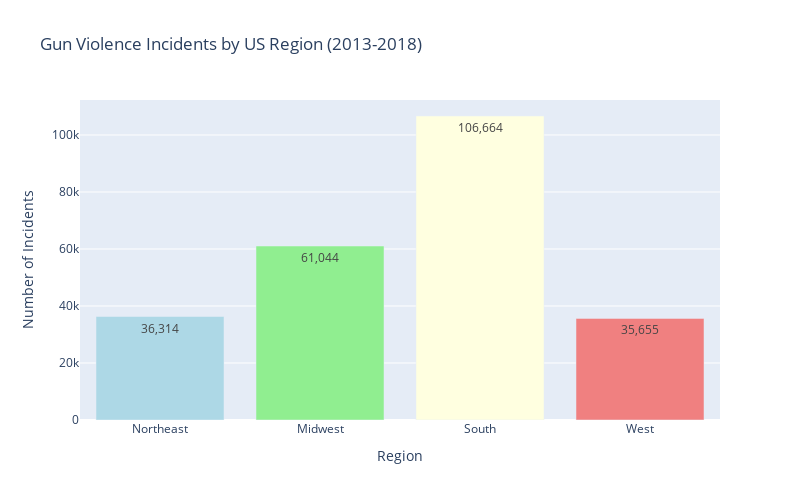

Notebook cell for this chart:
### Code cell
# Create bar chart for incidents by region
region_order = ['Northeast', 'Midwest', 'South', 'West']
region_counts_sorted = region_counts.set_index('region').reindex(region_order)

fig = go.Figure(data=[
    go.Bar(
        x=region_counts_sorted.index,
        y=region_counts_sorted['count'],
        marker_color=['lightblue', 'lightgreen', 'lightyellow', 'lightcoral'],
        text=region_counts_sorted['count'],
        textposition='auto',
        texttemplate='%{text:,}',
        hovertemplate='<b>%{x}</b><br>Incidents: %{y:,}<extra></extra>'
    )
])

fig.update_layout(
    title='Gun Violence Incidents by US Region (2013-2018)',
    xaxis_title='Region',
    yaxis_title='Number of Incidents',
    height=500,
    width=800,
    showlegend=False
)

fig.show()

### Figure 1 — Plotly figure (JSON) as saved in the notebook; plotly's stock layout.template omitted (floating-point values rounded to 4 significant figures)
{"data": [{"hovertemplate": "<b>%{x}</b><br>Incidents: %{y:,}<extra></extra>", "marker": {"color": ["lightblue", "lightgreen", "lightyellow", "lightcoral"]}, "text": [36314, 61044, 106664, 35655], "textposition": "auto", "texttemplate": "%{text:,}", "type": "bar", "x": ["Northeast", "Midwest", "South", "West"], "y": [36314, 61044, 106664, 35655]}], "layout": {"height": 500, "showlegend": false, "title": {"text": "Gun Violence Incidents by US Region (2013-2018)"}, "width": 800, "xaxis": {"title": {"text": "Region"}}, "yaxis": {"title": {"text": "Number of Incidents"}}}}
